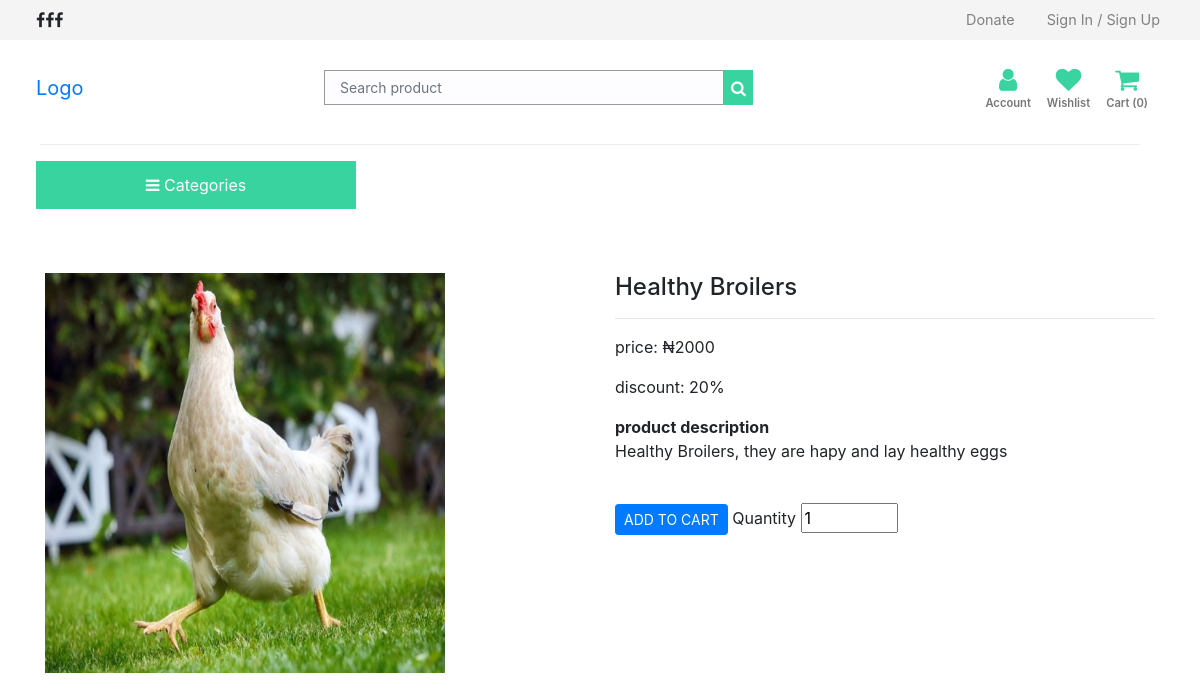
Before: /product/1 with the older database file.
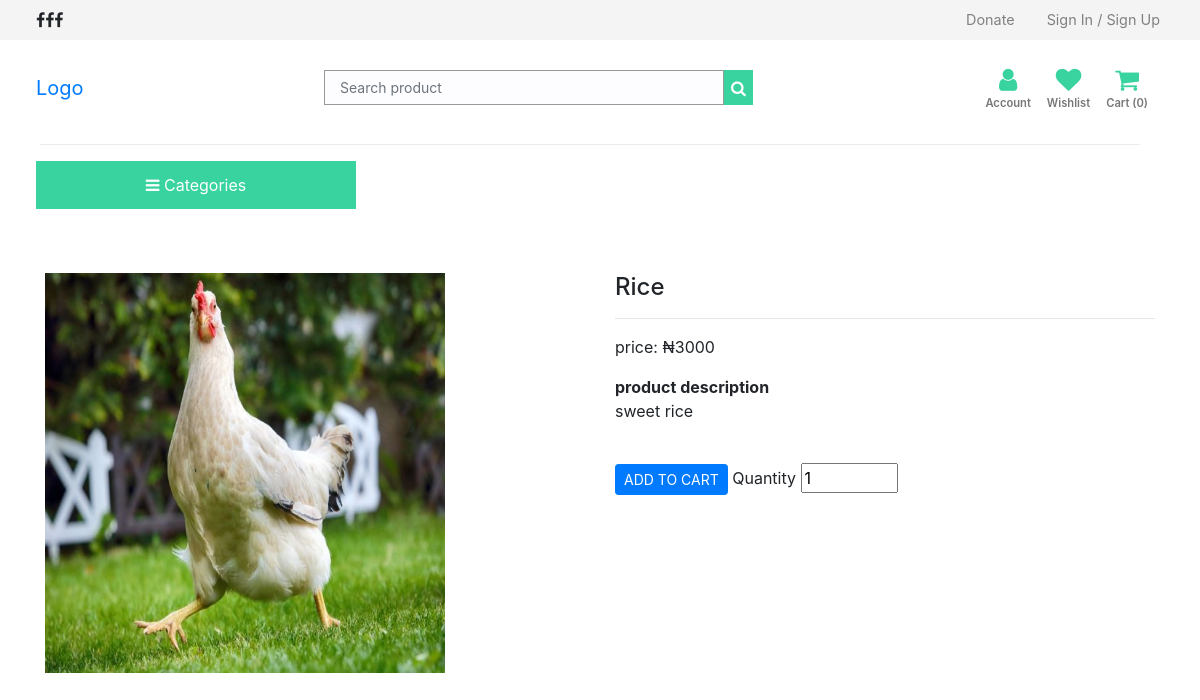
After: the same page with the newer database file.
### src/models.py (models this page shows)
class Products(db.Model):
    id = db.Column(db.Integer, primary_key=True)
    product_name = db.Column(db.String(30), nullable=False, unique=True)
    product_price = db.Column(db.Numeric(50,0), nullable=False)
    product_discount = db.Column(db.Integer, default=0)
    product_description = db.Column(db.String(300), nullable=False)
    product_stock = db.Column(db.Integer, nullable=False)
    product_date = db.Column(db.DateTime, nullable=False, default=date.today())
    category_id = db.Column(db.Integer, db.ForeignKey('category.id'), nullable=False)
    category = db.relationship(
                                'Category',
                                backref='category',
                                lazy=True)
    image_1 = db.Column(db.String(150), nullable=False, default='image.jpg')
    image_2 = db.Column(db.String(150), nullable=False, default='image.jpg')
    image_3 = db.Column(db.String(150), nullable=False, default='image.jpg')
    image_4 = db.Column(db.String(150), nullable=False, default='image.jpg')

### src/routes/store.py (the view)
@store.route('/product/<int:id>')
def single_page(id):
    product = Products.query.get_or_404(id)
    categories = Category.query.join(
        Products, (Category.id == Products.category_id)).all()
    return render_template('single_page.html', product=product, categories=categories)

### src/templates/single_page.html (shortened to what this page needs)
{% from "/storebase.html" import render_aboutus, render_ourcauses, render_faq,
render_contactus, render_ourteam, render_sponsors, render_subscribenews,
render_takeaction, render_footer, render_js, render_css, render_donatemodal,
render_scrolltotop %}
<!DOCTYPE html>
<html lang="en-us">
  <head>
    <link
      rel="stylesheet"
      href="{{ url_for ('static', filename='dcarousel/owl.carousel.min.css')}}"
      type="text/css"
      media="all"
    />
    <link
      rel="stylesheet"
      href="{{ url_for ('static', filename='dcarousel/owl.theme.default.min.css')}}"
      type="text/css"
      media="all"
    />
    {{ render_css(render) }}
  </head>
  <body>
    <section id="store">
      <section class="top-nav">
        <nav class="navbar">
          <ul class="nav">
            <i class="fa fa-facebook-f"></i>
            <i class="fa fa-facebook-f"></i>
            <i class="fa fa-facebook-f"></i>
          </ul>
          <ul class="nav mr-sm-2 auth">
            <li class="nav-item">
              <a class="nav-link" href="/donate">Donate</a>
            </li>
            <li class="nav-item">
              <a class="nav-link" href="#">Sign In / Sign Up</a>
            </li>
          </ul>
        </nav>
      </section>
      <section class="bottom-nav">
        <nav class="navbar">
          <a href="/shop.html" class="navbar-brand">
            Logo
          </a>
          <form class="form-inline">
            <input
              class="form-control"
              type="search"
              placeholder="Search product"
              aria-label="Search product"
            />
            <button class="btn-primary" type="submit">
              <i class="fa fa-search"></i>
            </button>
          </form>
          <ul class="mr-sm-2 navbar-nav nav-right">
            <div class="account">
              <a href="profile.html" title="My account">
                <div class="icon">
                  <i class="fa fa-user"></i>
                </div>
                <p>Account</p>
              </a>
            </div>
            <div class="wishlist">
              <a href="wishlist.html" title="Wishlist">
                <div class="icon">
                  <i class="fa fa-heart"></i>
                </div>
                <p>Wishlist</p>
              </a>
            </div>
            <div class="cart">
              <a href="{{url_for('store.getCart')}}" title="Cart">
                <div class="icon">
                  <i class="fa fa-shopping-cart"></i>
                </div>
                <p>Cart ({{session['ShoppingCart']|length}})</p>
              </a>
            </div>
          </ul>
        </nav>
      </section>
      <div class="dropdown-divider dd"></div>
      <section class="last-nav">
        <nav class="navbar">
          <div class="dropdown text-center">
            <button
              class="drop-btn"
              type="button"
              data-toggle="dropdown"
              data-hover="dropdown"
            >
              <i class="fa fa-bars"></i>
              Categories
            </button>
          </div>
        </nav>
      </section>
      <div class="container col-md-4 p-1 text-center" id="flash_message">
      </div>
      <section id="prod_details">
        <div class="container mt-5">
          <div class="row">
            <div class="col-md">
              <img
                src="{{url_for('static', filename='images/cc.jpg')}}"
                alt="{{product.product_name}}"
                width="400"
                height="400"
              />
            </div>
            <div class="col-md-6">
              <h4>{{ product.product_name }}</h4>
              <hr />
              <p>price: &#x20A6;{{product.product_price}}</p>
              {% if product.product_discount > 0 %}
              <p>discount: {{product.product_discount}}%</p>
              {% endif %}
              <b>product description</b>
              <p>{{product.product_description}}</p>
              <br />
              <form action="{{url_for('store.AddCart')}}" method="POST">
                <button type="submit" class="btn btn-primary btn-sm">
                  ADD TO CART
                </button>
                <label for="quantity">Quantity</label>
                <input
                  type="number"
                  name="quantity"
                  id="quantity"
                  value="1"
                  min="1"
                  max="{{product.product_stock}}"
                />
              </form>
            </div>
          </div>
        </div>
      </section>
    </section>
  </body>
</html>

### src/templates/storebase.html (shortened to what this page needs)
{% macro render_css(render) %}
<link rel="stylesheet" type="text/css" href="https://stackpath.bootstrapcdn.com/font-awesome/4.7.0/css/font-awesome.min.css" media="all">
<link rel="stylesheet" href="https://stackpath.bootstrapcdn.com/bootstrap/4.5.0/css/bootstrap.min.css">
<link rel='stylesheet' href="{{ url_for ('static', filename='css/animate.min.css')}}" type='text/css' media='all' />
<link rel='stylesheet' href="{{ url_for ('static', filename='css/bootstrap-dropdownhover.min.css')}}" type='text/css' media='all' />
<link rel='stylesheet' href="{{ url_for ('static', filename='css/store.css')}}" type='text/css' media='all' />
{% endmacro %}

### src/static/css/store.css (style rules this page uses)
.form-control { transition: .3s !important; background-color: #fdfdff !important; border-color: #e4fce8 !important; }
#displayproducts .input-group-text, select.form-control:not([size]):not([multiple]), .form-control:not(.form-control-sm):not(.form-control-lg) { font-size: 14px; padding: 10px 15px; height: 35px; }
.bottom-nav .navbar-nav { flex-direction: row; }
#store { text-decoration: none !important; }
#store .top-nav { background: #f4f4f4 !important; padding: 0px; height: 40px; align-content: center; display: grid; }
#store .top-nav nav { margin-left: 20px; }
#store .bottom-nav { background: #fff; padding: 0px; align-content: center; margin-left: 20px; margin-right: 20px; }
#store .bottom-nav input { width: 400px; border-radius: 0px; border: .5px solid #999 !important; }
#store .bottom-nav button { height: 35px; border-radius: 0px; background: #38d39f; border: 1px solid #38d39f !important; color: #fff; align-content: center; display: grid; }
#store .nav-right { text-align: center; padding-top: 20px; }
#store .nav-right p { color: #777; font-size: .7rem; text-transform: capitalize; font-weight: 600; }
#store .nav-right i { color: #38d39f; font-size: 1.6rem; text-decoration: none; transition: .3s; }
#store .top-nav a { color: gray; font-size: .9rem; }
#store .account,.cart,.wishlist { margin-right: 8px; margin-left: 8px; }
#store .dd { margin-right: 60px; margin-left: 40px; }
.last-nav .drop-btn { background: #38d39f; border-radius: 0px; border: 1px solid #38d39f; color: #fff !important; width: 20rem; height: 3rem; margin-left: 20px; transition: ease-in-out; }

Changed rows visible on the page:
changed Products: product_name "Healthy Broilers" → "Rice"; product_price "2000" → "3000"; product_description "Healthy Broilers, they are hapy and lay healthy eggs" → "sweet rice"; product_discount "20" → (not shown)
Other visible differences:
text no longer shown: "discount: %"
